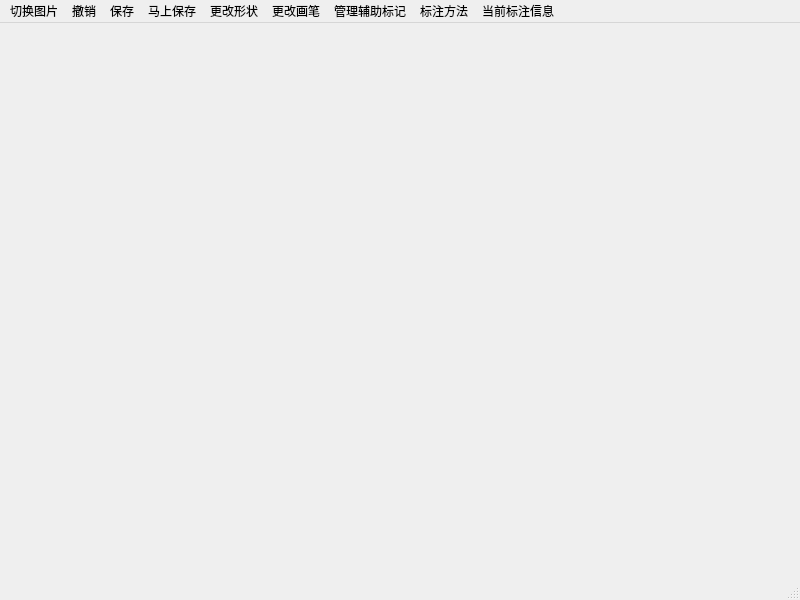
<?xml version="1.0" encoding="UTF-8"?>
<ui version="4.0">
 <class>curPicForLabeling_MainWindow</class>
 <widget class="QMainWindow" name="curPicForLabeling_MainWindow">
  <property name="geometry">
   <rect>
    <x>0</x>
    <y>0</y>
    <width>800</width>
    <height>600</height>
   </rect>
  </property>
  <property name="mouseTracking">
   <bool>true</bool>
  </property>
  <property name="windowTitle">
   <string>MainWindow</string>
  </property>
  <widget class="QWidget" name="centralwidget"/>
  <widget class="QMenuBar" name="menubar">
   <property name="geometry">
    <rect>
     <x>0</x>
     <y>0</y>
     <width>800</width>
     <height>17</height>
    </rect>
   </property>
   <widget class="QMenu" name="menu">
    <property name="title">
     <string>保存</string>
    </property>
    <addaction name="actionendLabeling"/>
   </widget>
   <widget class="QMenu" name="saveImediately">
    <property name="title">
     <string>马上保存</string>
    </property>
    <addaction name="actionsavePicOnly"/>
    <addaction name="actionsaveLabelsOnly"/>
    <addaction name="actionsaveAll"/>
   </widget>
   <widget class="QMenu" name="menu_2">
    <property name="font">
     <font>
      <bold>false</bold>
     </font>
    </property>
    <property name="title">
     <string>更改形状</string>
    </property>
    <addaction name="actionchangeAndActivateSelectMode"/>
   </widget>
   <widget class="QMenu" name="menu_3">
    <property name="title">
     <string>更改画笔</string>
    </property>
    <addaction name="actionchangeColor"/>
    <addaction name="actionchangeWidth"/>
   </widget>
   <widget class="QMenu" name="menu_4">
    <property name="title">
     <string>管理辅助标记</string>
    </property>
    <addaction name="actionopenTheLabelHelper"/>
    <addaction name="actioncloseTheLabelHelper"/>
    <addaction name="actionchangeHelperPenColor"/>
    <addaction name="actionchangeHelperPenWidth"/>
   </widget>
   <widget class="QMenu" name="menu_5">
    <property name="title">
     <string>切换图片</string>
    </property>
    <addaction name="actiontoAfterPic"/>
   </widget>
   <widget class="QMenu" name="menu_6">
    <property name="title">
     <string>撤销</string>
    </property>
    <addaction name="action_removeLastPoint"/>
    <addaction name="action_removeLastPoly"/>
   </widget>
   <widget class="QMenu" name="menu_7">
    <property name="title">
     <string>标注方法</string>
    </property>
    <addaction name="action_triditionalDebug"/>
    <addaction name="action_YOLO"/>
   </widget>
   <widget class="QMenu" name="menu_8">
    <property name="title">
     <string>当前标注信息</string>
    </property>
    <addaction name="action_check"/>
   </widget>
   <addaction name="menu_5"/>
   <addaction name="menu_6"/>
   <addaction name="menu"/>
   <addaction name="saveImediately"/>
   <addaction name="menu_2"/>
   <addaction name="menu_3"/>
   <addaction name="menu_4"/>
   <addaction name="menu_7"/>
   <addaction name="menu_8"/>
  </widget>
  <widget class="QStatusBar" name="statusbar"/>
  <action name="actionendLabeling">
   <property name="text">
    <string>结束标记（保存所有）</string>
   </property>
  </action>
  <action name="actionsavePicOnly">
   <property name="text">
    <string>只保存图片</string>
   </property>
  </action>
  <action name="actionsaveLabelsOnly">
   <property name="text">
    <string>只保存标签</string>
   </property>
   <property name="iconText">
    <string>只保存标签</string>
   </property>
  </action>
  <action name="actionsaveAll">
   <property name="text">
    <string>保存所有</string>
   </property>
  </action>
  <action name="actionchangeToAnyFourPoly">
   <property name="text">
    <string>切换到任意四边形标注</string>
   </property>
  </action>
  <action name="actionchangeToRectMode">
   <property name="text">
    <string>切换到标准矩形标注</string>
   </property>
  </action>
  <action name="actionchangeToFivePoly">
   <property name="text">
    <string>切换到任意五边形</string>
   </property>
  </action>
  <action name="actionchangeAndActivateSelectMode">
   <property name="text">
    <string>更换形状</string>
   </property>
  </action>
  <action name="actionchangeColor">
   <property name="text">
    <string>更换颜色</string>
   </property>
  </action>
  <action name="actionchangeWidth">
   <property name="text">
    <string>更换粗度</string>
   </property>
  </action>
  <action name="actionremoveTheLast">
   <property name="text">
    <string>撤销上一个轮廓</string>
   </property>
  </action>
  <action name="actionopenTheLabelHelper">
   <property name="text">
    <string>打开辅助标记</string>
   </property>
  </action>
  <action name="actioncloseTheLabelHelper">
   <property name="text">
    <string>关闭辅助标记</string>
   </property>
  </action>
  <action name="actionchangeHelperPenColor">
   <property name="text">
    <string>更改辅助画笔画笔颜色</string>
   </property>
  </action>
  <action name="actionchangeHelperPenWidth">
   <property name="text">
    <string>改变辅助画笔标记笔宽</string>
   </property>
  </action>
  <action name="actiontoPreviousPic">
   <property name="text">
    <string>切换到上一张</string>
   </property>
  </action>
  <action name="actiontoAfterPic">
   <property name="text">
    <string>切换到下一张</string>
   </property>
  </action>
  <action name="actionremoveTheLastPoint">
   <property name="text">
    <string>撤销上一个标注点</string>
   </property>
  </action>
  <action name="actionresetNewMethod">
   <property name="text">
    <string>重写标注文件</string>
   </property>
  </action>
  <action name="action_removeLastPoint">
   <property name="text">
    <string>移除上一个点</string>
   </property>
  </action>
  <action name="action_removeLastPoly">
   <property name="text">
    <string>移除上一个轮廓</string>
   </property>
  </action>
  <action name="action_triditionalDebug">
   <property name="text">
    <string>正常标注</string>
   </property>
  </action>
  <action name="action_YOLO">
   <property name="text">
    <string>YOLO格式</string>
   </property>
  </action>
  <action name="action_check">
   <property name="text">
    <string>查看</string>
   </property>
  </action>
 </widget>
 <resources/>
 <connections/>
</ui>
